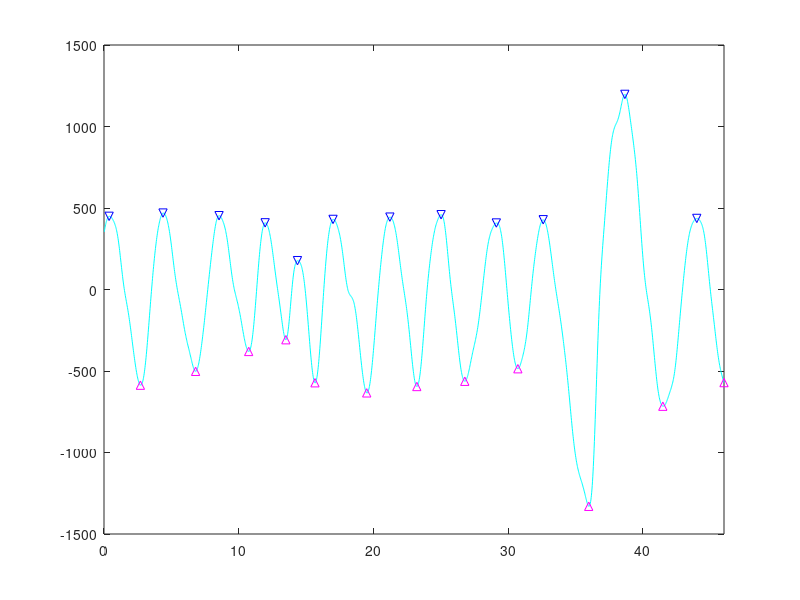

Write the MATLAB code that produced this figure. (Note: this script raises an error after producing the figure.)
% 521273S Biosignal Processing I 
% Lab 7. Characterization of Respiratory Patterns
% Objectives: 
%       + To compute parameters related to respiratory patterns
%
% Input:
%       + 521273S_respiratoryairflow.txt
%       + The sampling rate is 50(Hz) and the airflow signal unit is (ml/s). 
%       + Inspiration is below and expiration is above zero line.
% Output:      
%       Compute inspiratory flow and expiratory flow
% 
% Useful MATLAB commands
%       refline
%
% $Id: respiratoryPatterns,v1.0 2016/12/08 16:00:16 lhuynh Exp $

%% Analysis the respiratory airflow signal
%1. Plot the signal
fs        = 50; %(Hz)
airFlow   = load('521273S_respiratoryairflow.txt');
N         = length(airFlow);
time      = 1/fs:1/fs:N/fs;


%2,3,4,5. Compute respiratory rate [breaths per minute]
% breath = inspiration + expiration
inBegin = [];
inEnd   = [];
exBegin = [];
exEnd   = [];
mark    = 1;
Ti      = 0;
Te      = 0;
for i=1:N-1
    if (airFlow(i)<0 && airFlow(i+1)>=0) %expiration count
        Te      = Te + (i-mark+1)/fs;
        exBegin = [exBegin mark];
        exEnd   = [exEnd i];
        mark    = i + 1;
    elseif (airFlow(i)>0 && airFlow(i+1)<=0) %inspiration count
        Ti      = Ti + (i-mark+1)/fs;
        inBegin = [inBegin mark];
        inEnd   = [inEnd i];
        mark    = i + 1;
    end
end

% analyze the signal's tail
if (airFlow(N)<0) %expiration count
    Te      = Te + (N-mark+1)/fs;
    exBegin = [exBegin mark];
    exEnd   = [exEnd N];
elseif (airFlow(N)>0) %inspiration count
    Ti      = Ti + (N-mark+1)/fs;
    inBegin = [inBegin mark];
    inEnd   = [inEnd N];
end


dutyCycle = zeros(1, length(inBegin));
Tptef     = zeros(1, length(inBegin));
inPeak    = zeros(1, length(inBegin));
exPeak    = zeros(1, length(inBegin));
for i=1:length(inBegin)
    dutyCycle(i)    = (inEnd(i)-inBegin(i)+1) / ((inEnd(i)-inBegin(i))+exEnd(i)-exBegin(i)+2);
    [pks,exPeak(i)] = min(airFlow(exBegin(i):exEnd(i)));    
    Tptef(i)        = exPeak(i) / (exEnd(i)-exBegin(i));
    exPeak(i)       = exPeak(i)+exBegin(i)-1;
    [pks,inPeak(i)] = max(airFlow(inBegin(i):inEnd(i)));
    inPeak(i)       = inPeak(i)+inBegin(i)-1;
end
%testTtot
figure('Name', 'Airflow signal', 'NumberTitle', 'off');
%MarkerFaceColor','green' %fill with the color
plot(time, airFlow, 'c', time(inPeak), airFlow(inPeak), 'bv', time(exPeak), airFlow(exPeak), 'm^');
xlim([0 N/fs]);
hline       = refline([0,0]);
hline.Color = 'r';
xlabel('Time(seconds)');
ylabel('ml / s');
title('Airflow signal');


%6. Calculate 
%http://www.statisticshowto.com/average-deviation/
%http://www.statisticshowto.com/what-is-standard-deviation/#HFSSD
meanPeak = 0;
for i=1:length(inBegin)
    meanPeak = meanPeak + airFlow(inPeak(i)) + airFlow(exPeak(i));
end
meanPeak     = meanPeak / (length(inBegin) * 2);
avgDeviation = 0;
stdDeviation = 0;
for i=1:length(inBegin)
    avgDeviation = avgDeviation + abs(airFlow(inPeak(i)) - meanPeak) + abs(airFlow(exPeak(i)) - meanPeak);
    stdDeviation = stdDeviation + (airFlow(inPeak(i)) - meanPeak)^2 + (airFlow(exPeak(i)) - meanPeak)^2;
end
avgDeviation = avgDeviation / (length(inBegin) * 2);
stdDeviation = stdDeviation / ((length(inBegin) * 2) - 1);
stdDeviation = sqrt(stdDeviation);
%double check the standard deviation
%{
x = zeros(1, 24);
for i=1:12
    x(i*2-1) = airFlow(inPeak(i));
    x(i*2)   = airFlow(exPeak(i));
end
std(x)
%}

%7.Compute the average expiratory volume(in millimeter)
%use intergration by trapz. http://www.mathworks.com/help/matlab/ref/trapz.html#bua4lsr
expiratoryVolume = 0;
for i=1:length(exBegin)
    expiratoryVolume = expiratoryVolume + trapz(time(exBegin(i):exEnd(i)), airFlow(exBegin(i):exEnd(i)));
    %fprintf('begin point, [%.2f,%.2f]\n', time(exBegin(i)), airFlow(exBegin(i)));
    %fprintf('end point,   [%.2f,%.2f]\n', time(exEnd(i)), airFlow(exEnd(i)));
    %fprintf('[%d], expiratory volume = %.5f\n', i, expiratoryVolume);
end

%8. print all the results
%fprintf('Average duty cycle(Ti/Ttot) = %.5f\n', Ti/(Ti+Te));
fprintf('2.Respiration Rate                        = %.5f(bpm)\n', min(length(exBegin), length(inBegin))*60/(N/fs));
fprintf('3.Average duty cycle                      = %.5f\n', mean(dutyCycle));
fprintf('4.Average time to peak expiratory airflow = %.5f\n', mean(Tptef));
fprintf('6.Average Deviation of peak-to-peak       = %.5f\n', avgDeviation);
fprintf('6.Standard Deviation of peak-to-peak      = %.5f\n', stdDeviation);
fprintf('7.The average expiratory volume           = %.5f(ml)\n', abs(expiratoryVolume)/length(exBegin));

%%end respiratoryPatterns
